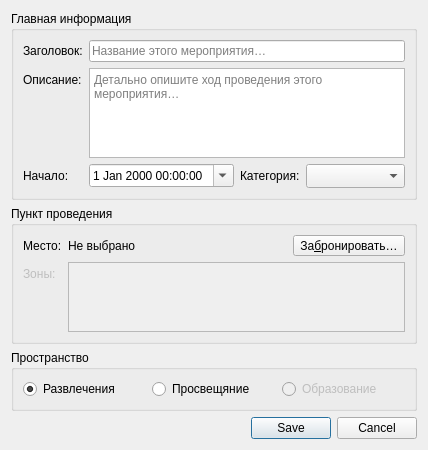
<?xml version="1.0" encoding="UTF-8"?>
<ui version="4.0">
 <class>Dialog</class>
 <widget class="QDialog" name="Dialog">
  <property name="geometry">
   <rect>
    <x>0</x>
    <y>0</y>
    <width>400</width>
    <height>450</height>
   </rect>
  </property>
  <property name="windowTitle">
   <string>Создание мероприятия</string>
  </property>
  <property name="modal">
   <bool>true</bool>
  </property>
  <layout class="QGridLayout" name="gridLayout">
   <item row="4" column="0">
    <widget class="QDialogButtonBox" name="buttonBox">
     <property name="standardButtons">
      <set>QDialogButtonBox::Cancel|QDialogButtonBox::Save</set>
     </property>
     <property name="centerButtons">
      <bool>false</bool>
     </property>
    </widget>
   </item>
   <item row="1" column="0">
    <widget class="QGroupBox" name="groupBox">
     <property name="title">
      <string>Пункт проведения</string>
     </property>
     <layout class="QVBoxLayout" name="verticalLayout_2">
      <item>
       <layout class="QFormLayout" name="formLayout">
        <item row="0" column="0">
         <widget class="QLabel" name="label">
          <property name="text">
           <string>Место:</string>
          </property>
         </widget>
        </item>
        <item row="0" column="1">
         <layout class="QHBoxLayout" name="horizontalLayout_4">
          <item>
           <widget class="QLabel" name="locationLabel">
            <property name="text">
             <string>Не выбрано</string>
            </property>
           </widget>
          </item>
          <item>
           <widget class="QToolButton" name="reservationButton">
            <property name="text">
             <string>За&amp;бронировать…</string>
            </property>
            <property name="shortcut">
             <string>Ctrl+R</string>
            </property>
           </widget>
          </item>
         </layout>
        </item>
        <item row="1" column="0">
         <widget class="QLabel" name="areasLabel">
          <property name="enabled">
           <bool>false</bool>
          </property>
          <property name="text">
           <string>Зоны:</string>
          </property>
         </widget>
        </item>
        <item row="1" column="1">
         <widget class="QListWidget" name="areasListWidget">
          <property name="enabled">
           <bool>false</bool>
          </property>
         </widget>
        </item>
       </layout>
      </item>
     </layout>
    </widget>
   </item>
   <item row="0" column="0">
    <widget class="QGroupBox" name="mainInformationGroupBox">
     <property name="title">
      <string>Главная информация</string>
     </property>
     <layout class="QVBoxLayout" name="verticalLayout">
      <item>
       <layout class="QFormLayout" name="mainInformationFormLayout">
        <item row="0" column="0">
         <widget class="QLabel" name="titleLabel">
          <property name="text">
           <string>Заголовок:</string>
          </property>
          <property name="wordWrap">
           <bool>true</bool>
          </property>
         </widget>
        </item>
        <item row="0" column="1">
         <widget class="QLineEdit" name="titleLineEdit">
          <property name="placeholderText">
           <string>Название этого мероприятия…</string>
          </property>
         </widget>
        </item>
        <item row="1" column="0">
         <widget class="QLabel" name="descriptionLabel">
          <property name="text">
           <string>Описание:</string>
          </property>
         </widget>
        </item>
        <item row="1" column="1">
         <widget class="QTextEdit" name="descriptionTextEdit">
          <property name="maximumSize">
           <size>
            <width>16777215</width>
            <height>100</height>
           </size>
          </property>
          <property name="tabChangesFocus">
           <bool>true</bool>
          </property>
          <property name="acceptRichText">
           <bool>false</bool>
          </property>
          <property name="placeholderText">
           <string>Детально опишите ход проведения этого мероприятия…</string>
          </property>
         </widget>
        </item>
        <item row="2" column="0">
         <widget class="QLabel" name="dateLabel">
          <property name="text">
           <string>Начало:</string>
          </property>
         </widget>
        </item>
        <item row="2" column="1">
         <layout class="QHBoxLayout" name="horizontalLayout_3">
          <item>
           <widget class="QDateTimeEdit" name="dateDateTimeEdit">
            <property name="sizePolicy">
             <sizepolicy hsizetype="Expanding" vsizetype="Fixed">
              <horstretch>0</horstretch>
              <verstretch>0</verstretch>
             </sizepolicy>
            </property>
            <property name="calendarPopup">
             <bool>true</bool>
            </property>
           </widget>
          </item>
          <item>
           <spacer name="horizontalSpacer_3">
            <property name="orientation">
             <enum>Qt::Horizontal</enum>
            </property>
            <property name="sizeHint" stdset="0">
             <size>
              <width>40</width>
              <height>20</height>
             </size>
            </property>
           </spacer>
          </item>
          <item>
           <widget class="QLabel" name="typeLabel">
            <property name="text">
             <string>Категория:</string>
            </property>
           </widget>
          </item>
          <item>
           <widget class="QComboBox" name="typeComboBox">
            <property name="sizeAdjustPolicy">
             <enum>QComboBox::AdjustToMinimumContentsLengthWithIcon</enum>
            </property>
            <property name="placeholderText">
             <string>Не выбрано</string>
            </property>
           </widget>
          </item>
         </layout>
        </item>
       </layout>
      </item>
     </layout>
    </widget>
   </item>
   <item row="3" column="0">
    <widget class="QGroupBox" name="statusGroupBox_2">
     <property name="title">
      <string>Пространство</string>
     </property>
     <layout class="QHBoxLayout" name="horizontalLayout">
      <item>
       <widget class="QRadioButton" name="entertainmentRadioButton">
        <property name="text">
         <string>Развлечения</string>
        </property>
        <property name="checked">
         <bool>true</bool>
        </property>
       </widget>
      </item>
      <item>
       <widget class="QRadioButton" name="enlightenmentRadioButton">
        <property name="text">
         <string>Просвещяние</string>
        </property>
       </widget>
      </item>
      <item>
       <widget class="QRadioButton" name="educationRadioButton">
        <property name="enabled">
         <bool>false</bool>
        </property>
        <property name="text">
         <string>Образование</string>
        </property>
       </widget>
      </item>
     </layout>
    </widget>
   </item>
  </layout>
 </widget>
 <resources/>
 <connections>
  <connection>
   <sender>buttonBox</sender>
   <signal>accepted()</signal>
   <receiver>Dialog</receiver>
   <slot>accept()</slot>
   <hints>
    <hint type="sourcelabel">
     <x>248</x>
     <y>254</y>
    </hint>
    <hint type="destinationlabel">
     <x>157</x>
     <y>274</y>
    </hint>
   </hints>
  </connection>
  <connection>
   <sender>buttonBox</sender>
   <signal>rejected()</signal>
   <receiver>Dialog</receiver>
   <slot>reject()</slot>
   <hints>
    <hint type="sourcelabel">
     <x>316</x>
     <y>260</y>
    </hint>
    <hint type="destinationlabel">
     <x>286</x>
     <y>274</y>
    </hint>
   </hints>
  </connection>
 </connections>
</ui>
